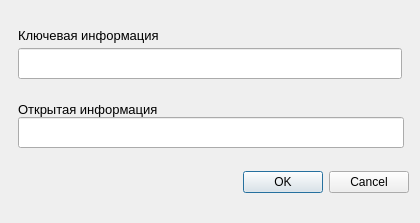
<?xml version="1.0" encoding="UTF-8"?>
<ui version="4.0">
 <class>InitialDataDialog</class>
 <widget class="QDialog" name="InitialDataDialog">
  <property name="geometry">
   <rect>
    <x>0</x>
    <y>0</y>
    <width>420</width>
    <height>223</height>
   </rect>
  </property>
  <property name="windowTitle">
   <string>Исходные данные</string>
  </property>
  <layout class="QGridLayout" name="gridLayout">
   <property name="sizeConstraint">
    <enum>QLayout::SetDefaultConstraint</enum>
   </property>
   <property name="leftMargin">
    <number>11</number>
   </property>
   <property name="topMargin">
    <number>11</number>
   </property>
   <property name="rightMargin">
    <number>11</number>
   </property>
   <property name="bottomMargin">
    <number>11</number>
   </property>
   <item row="0" column="0">
    <layout class="QVBoxLayout" name="verticalLayout">
     <property name="spacing">
      <number>5</number>
     </property>
     <property name="sizeConstraint">
      <enum>QLayout::SetDefaultConstraint</enum>
     </property>
     <property name="leftMargin">
      <number>7</number>
     </property>
     <property name="rightMargin">
      <number>7</number>
     </property>
     <item>
      <widget class="QLabel" name="label">
       <property name="sizePolicy">
        <sizepolicy hsizetype="Expanding" vsizetype="Fixed">
         <horstretch>0</horstretch>
         <verstretch>0</verstretch>
        </sizepolicy>
       </property>
       <property name="font">
        <font>
         <pointsize>10</pointsize>
         <stylestrategy>PreferDefault</stylestrategy>
         <kerning>true</kerning>
        </font>
       </property>
       <property name="text">
        <string>Ключевая информация</string>
       </property>
      </widget>
     </item>
     <item>
      <widget class="QLineEdit" name="lineEdit">
       <property name="styleSheet">
        <string notr="true">height: 25px;</string>
       </property>
      </widget>
     </item>
    </layout>
   </item>
   <item row="2" column="0">
    <widget class="QDialogButtonBox" name="buttonBox">
     <property name="sizePolicy">
      <sizepolicy hsizetype="Expanding" vsizetype="Fixed">
       <horstretch>0</horstretch>
       <verstretch>0</verstretch>
      </sizepolicy>
     </property>
     <property name="orientation">
      <enum>Qt::Horizontal</enum>
     </property>
     <property name="standardButtons">
      <set>QDialogButtonBox::Cancel|QDialogButtonBox::Ok</set>
     </property>
     <property name="centerButtons">
      <bool>false</bool>
     </property>
    </widget>
   </item>
   <item row="1" column="0">
    <layout class="QVBoxLayout" name="verticalLayout_2">
     <property name="spacing">
      <number>0</number>
     </property>
     <property name="sizeConstraint">
      <enum>QLayout::SetDefaultConstraint</enum>
     </property>
     <property name="leftMargin">
      <number>7</number>
     </property>
     <property name="rightMargin">
      <number>5</number>
     </property>
     <item>
      <widget class="QLabel" name="label_2">
       <property name="sizePolicy">
        <sizepolicy hsizetype="Expanding" vsizetype="Fixed">
         <horstretch>0</horstretch>
         <verstretch>0</verstretch>
        </sizepolicy>
       </property>
       <property name="font">
        <font>
         <pointsize>10</pointsize>
        </font>
       </property>
       <property name="text">
        <string>Открытая информация</string>
       </property>
      </widget>
     </item>
     <item>
      <widget class="QLineEdit" name="lineEdit_2">
       <property name="styleSheet">
        <string notr="true">height: 25px;</string>
       </property>
      </widget>
     </item>
    </layout>
   </item>
  </layout>
 </widget>
 <resources/>
 <connections>
  <connection>
   <sender>buttonBox</sender>
   <signal>accepted()</signal>
   <receiver>InitialDataDialog</receiver>
   <slot>accept()</slot>
   <hints>
    <hint type="sourcelabel">
     <x>248</x>
     <y>254</y>
    </hint>
    <hint type="destinationlabel">
     <x>157</x>
     <y>274</y>
    </hint>
   </hints>
  </connection>
  <connection>
   <sender>buttonBox</sender>
   <signal>rejected()</signal>
   <receiver>InitialDataDialog</receiver>
   <slot>reject()</slot>
   <hints>
    <hint type="sourcelabel">
     <x>316</x>
     <y>260</y>
    </hint>
    <hint type="destinationlabel">
     <x>286</x>
     <y>274</y>
    </hint>
   </hints>
  </connection>
 </connections>
</ui>
